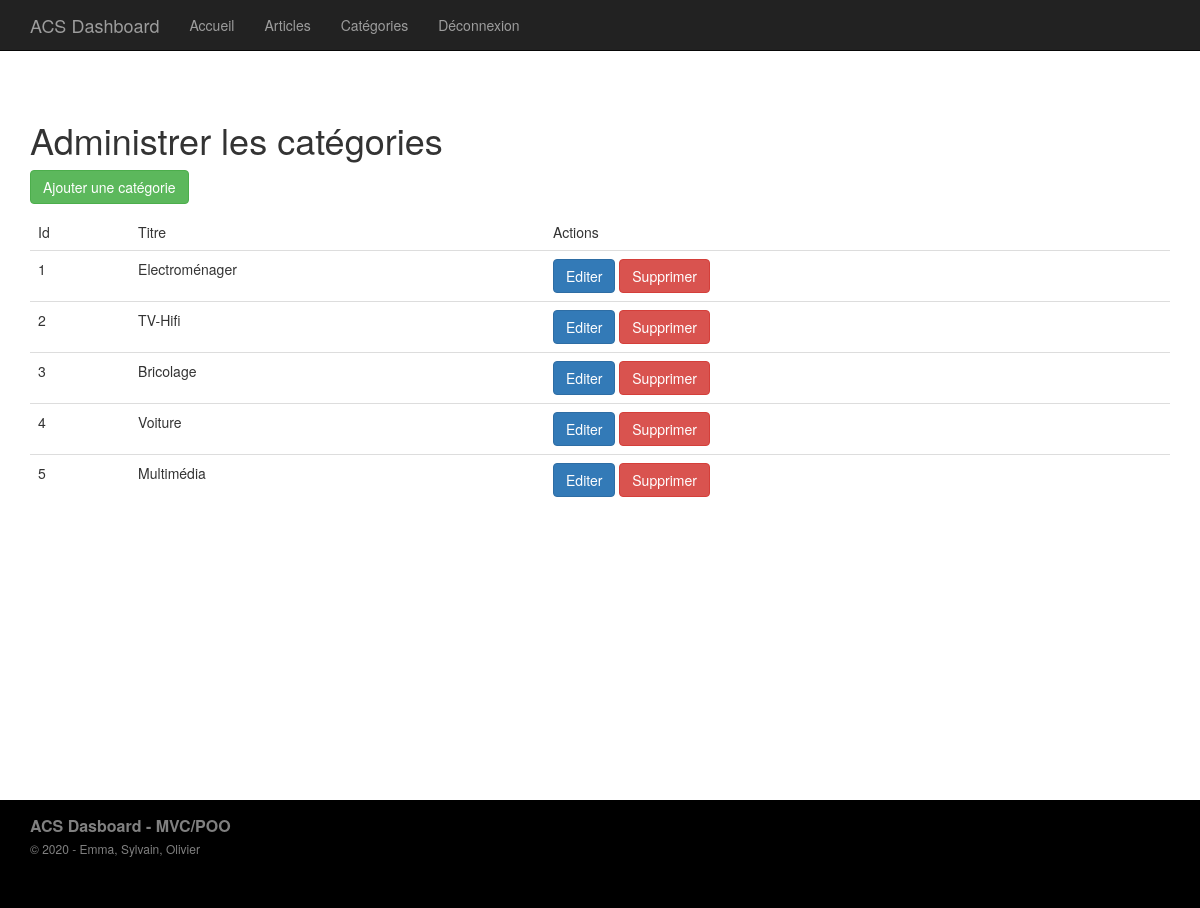
Page /index.php?p=admin.categories.index (signed in) on the committed database.
### tables this page shows
CREATE TABLE IF NOT EXISTS `categories` (
  `id` int(11) NOT NULL AUTO_INCREMENT,
  `titre` varchar(255) DEFAULT NULL,
  PRIMARY KEY (`id`)
);

### core/Controller/Controller.php (called while the page is built, shortened)
<?php
    class Controller
    {
        protected $viewPath;
        protected function render($view, $variables = [])
        {
            extract($variables);
            require($this->viewPath . str_replace('.', '/', $view) . '.php');
        }
    }

### app/Controller/Admin/CategoriesController.php (called while the page is built, shortened)
<?php
    class CategoriesController extends AppController{
        public function index(){
            $items = $this->Category->all();
            $this->render('admin.categories.index', compact('items'));
        }
    }
?>

### public/index.php (called while the page is built, shortened)
<?php
    if (isset($_GET['p'])) {
        $page = $_GET['p'];
    } else {
        $page = 'posts.index';
    }
    $page = explode('.', $page);
    if ($page[0] == 'admin') {
        $action = $page[2];
    } else {
        $controller = '\App\Controller\\' . ucfirst($page[0]) . 'Controller';
        $action = $page[1];
    }
    $controller = new $controller();
    $controller->$action();

### core/Table/Table.php (called while the page is built, shortened)
<?php
    class Table
    {
        protected $table;
        protected $db;
        public function __construct(Database $db)
        {
            $this->db = $db;
        }
        public function all()
        {
            return $this->query("SELECT * FROM " . $this->table);
        }
        public function query($statement, $attributes = null, $one = false)
        {
            if ($attributes) {
                return $this->db->prepare(
                    $statement,
                    $attributes,
                    str_replace('Table', 'Entity', get_class($this)),
                    $one
                );
            } else {
                return $this->db->query(
                    $statement,
                    str_replace('Table', 'Entity', get_class($this)),
                     $one
                );
            }
        }
    }

### core/Database/MysqlDatabase.php (called while the page is built, shortened)
<?php
    class MysqlDatabase extends Database
    {
        private $pdo;
        private function getPDO()
        {
            if ($this->pdo === null) {
                $pdo = new PDO('mysql:dbname=mvc-blog;host=localhost', 'root', '');
                $pdo->setAttribute(PDO::ATTR_ERRMODE, PDO::ERRMODE_EXCEPTION);
                $this->pdo = $pdo;
            }
            return $this->pdo;
        }
        public function query($statement, $class_name = null, $one = false)
        {
            $req = $this->getPDO()->query($statement);
            if ($class_name === null) {
                $req->setFetchMode(PDO::FETCH_OBJ);
            } else {
                $req->setFetchMode(PDO::FETCH_CLASS, $class_name);
            }
            if ($one) {
                $datas = $req->fetch();
            }
            else {
                $datas = $req->fetchAll();
            }
            return $datas;
        }
    }

### app/Autoloader.php (called while the page is built, shortened)
<?php
  class Autoloader
  {
      public static function autoload($class)
      {
          if (strpos($class, __NAMESPACE__ . '\\') === 0) {
              $class = str_replace(__NAMESPACE__ . '\\', '', $class);
              $class = str_replace('\\', '/', $class);
          }
      }
  }

### core/Autoloader.php (called while the page is built, shortened)
<?php
  class Autoloader
  {
      public static function autoload($class)
      {
          if (strpos($class, __NAMESPACE__ . '\\') === 0) {
              $class = str_replace(__NAMESPACE__ . '\\', '', $class);
              $class = str_replace('\\', '/', $class);
          }
      }
  }

### app/Views/admin/categories/index.php (the view, shortened to what this page needs)
<h1>Administrer les catégories</h1>
<p>
  <a class="btn btn-success" href="?p=admin.categories.add" >Ajouter une catégorie</a>
</p>
<table class="table">
    <thead>
        <tr>
            <td>Id</td>
            <td>Titre</td>
            <td>Actions</td>
        </tr>
    </thead>
    <tbody>
        <?php foreach ($items as $category): ?>
            <tr>
                <td><?= $category->id; ?></td>
                <td><?= $category->titre; ?></td>
                <td>
                    <a class="btn btn-primary" href="?p=admin.categories.edit&id=<?= $category->id; ?>" >Editer</a>
                    <form action="?p=admin.categories.delete" method="post" style="display: inline;">
                        <button type="submit" class="btn btn-danger">Supprimer</button>
                    </form>
                </td>
            </tr>
        <?php endforeach; ?>
    </tbody>
</table>

### rows in the picture
categories: id "1", titre "Electroménager"
categories: id "2", titre "TV-Hifi"
categories: id "3", titre "Bricolage"
categories: id "4", titre "Voiture"
categories: id "5", titre "Multimédia"
